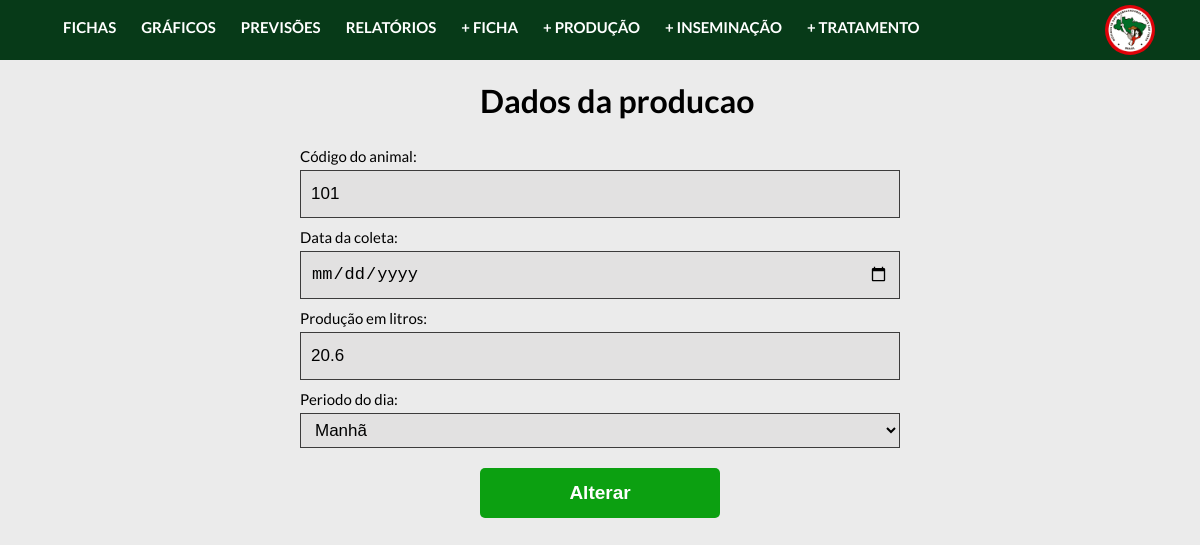
/controller/producaoController.php?acao=altera&codProducao=1, run on an earlier commit of the app's database.
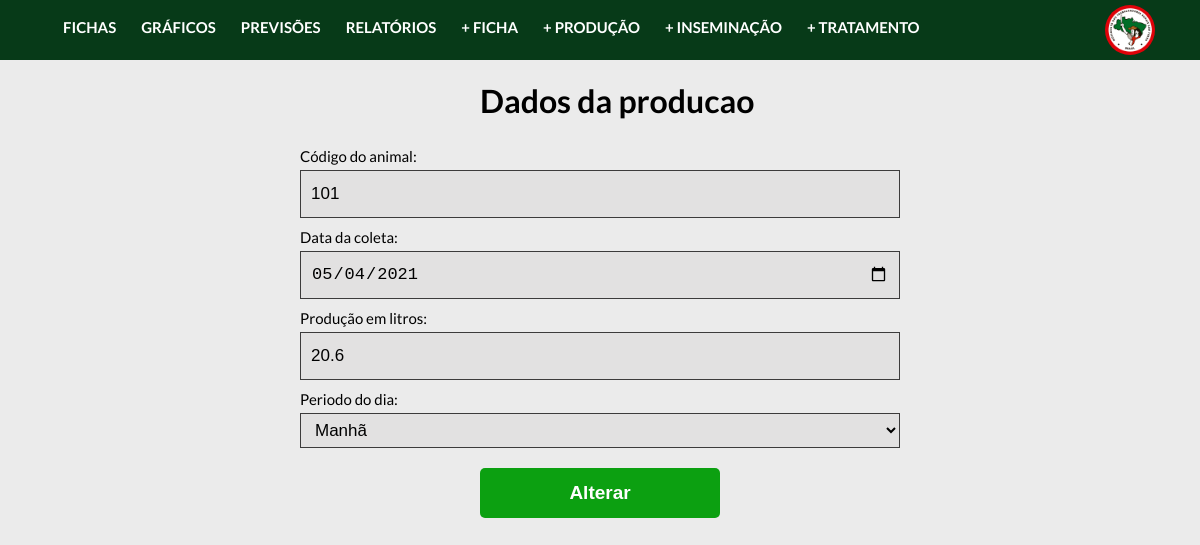
And on a later commit of the database.
### tables this page shows
create table producao(
  codProducao INTEGER AUTO_INCREMENT PRIMARY KEY,
  codAnimal INTEGER,
  dtColeta DATE NOT NULL,
  litros FLOAT NOT NULL,
  periodoDia VARCHAR(8) NOT NULL, 
  FOREIGN KEY (codAnimal) REFERENCES ficha(codAnimal)
);

### controller/classes/Conexao.php (called while the page is built)
<?php
    class Conexao{
        public static $conexao;
        public static function conecta(){
            if(!isset(self::$conexao)){
                try{
                    self::$conexao = new PDO("mysql:host=localhost; dbname=projetointegrado", "admcooptar", "12345");
                }
                catch(PDOException $e){
                    echo "Erro de conexão: ". $e->getMessage();
                    die();
                }
            }
            return self::$conexao;
        }
    }
?>

### controller/classes/ProducaoDAO.php (called while the page is built, shortened)
<?php
    require_once "Conexao.php";
    require_once "Producao.php";
    class ProducaoDAO{
        public $conexao;
        public function __construct(){
            $this->conexao = Conexao::conecta();
        }
        public function buscarAltera($codProducao){
            try{
                $query = $this->conexao->prepare("select * from producao where codProducao = :i");
                $query->bindParam(":i", $codProducao);
                $query->execute();
                $registros = $query->fetchAll(PDO::FETCH_CLASS, "Producao");
                return $registros[0];
            }
            catch(PDOException $e){
                echo "Erro no acesso aos dados: ". $e->getMessage();
            }
        }
    }
?>

### controller/classes/Producao.php (called while the page is built, shortened)
<?php
    class Producao{
        private $codAnimal;
        private $dtColeta;
        private $litros;
        private $periodoDia;
        public function getCodAnimal(){
            return $this->codAnimal;
        }
        public function getDtColeta(){
            return $this->dtColeta;
        }
        public function getLitros(){
            return $this->litros;
        }
        public function getPeriodoDia(){
            return $this->periodoDia;
        }
    }
?>

### controller/views/alteraProducao.php (the view, shortened to what this page needs)
<main>
    <?php
    $codAnimal = isset($_POST['field_codAnimal']) ? $_POST['field_codAnimal'] : $producao->getCodAnimal();
    $dtColeta = isset($_POST['field_dtColeta']) ? $_POST['field_dtColeta'] : $producao->getDtColeta();
    $periodoDia = isset($_POST['field_periodoDia']) ? $_POST['field_periodoDia'] : $producao->getPeriodoDia();
    $litros = isset($_POST['field_litros']) ? $_POST['field_litros'] : $producao->getLitros();
    ?>
    <?php require_once("../includes/header.php");?>
    <form action="" method="post" enctype="multipart/form-data">
      <div class="container-ficha">
        <h1>Dados da producao </h1>
          <div>
            <label class="label-cadastra" for="id_codAnimal">Código do animal: </label>
            <input type="number" name="field_codAnimal" id="id_codAnimal" autofocus value="<?=$codAnimal ?>" required>
          </div>
          <div>
            <label class="label-cadastra" for="id_dtColeta">Data da coleta: </label>
            <input type="date" name="field_dtColeta" maxlength="100" id="id_dtColeta" value="<?=$dtColeta?>" required>
          </div>
          <div>
            <label class="label-cadastra" for="id_litros">Produção em litros: </label>
            <input type="number" step="0.01" name="field_litros" id="id_litros" autofocus value="<?=$litros?>" required>
          </div>
          <div>
            <label class="label-cadastra" for="id_periodoDia">Periodo do dia: </label>
            <select id="id_periodoDia" required >
              <option  name="field_periodoDia" value="manha" autofocus value="<?=$periodoDia?>">Manhã</option>
            </select>
          </div>
        <button name="altera" class="button-form" type="submit">Alterar</button>
      </div>
    </form>

What changed in the data, as far as the page shows it:
changed producao: field_dtColeta (not shown) → "05/04/2021"
